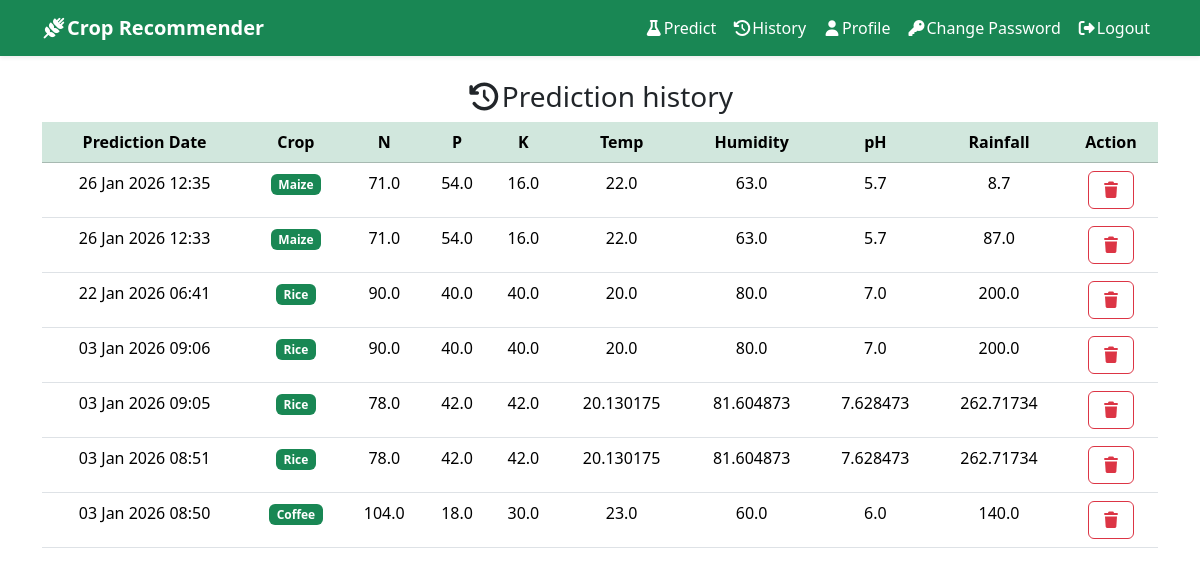
The page /user_history/ (signed in) on the database its author committed.
### recommender/models.py (models this page shows, shortened)
class Prediction(models.Model):
    user = models.ForeignKey(User,on_delete=models.CASCADE,related_name='predictions')
    N = models.FloatField()
    P = models.FloatField()
    K = models.FloatField()
    temperature = models.FloatField()
    humidity = models.FloatField()
    ph = models.FloatField()
    rainfall = models.FloatField()
    prediction_label=models.CharField(max_length=100)
    created_at = models.DateTimeField(auto_now_add=True)
    class Meta:
        ordering = ['-created_at']

### recommender/views.py (the view)
# urls.py: path('user_history/',user_history_view,name='user_history'),
@login_required
def user_history_view(request):
    prediction = Prediction.objects.filter(user=request.user)
    return render(request,"history.html",locals())

### recommender/templates/history.html (shortened to what this page needs)
 {% extends "base.html" %}
{% load static %}
 {% block content %}
<div class="text-center">
   <h3><i class="fa-solid fa-clock-rotate-left"></i>Prediction history
   </h3>
   <table class="table">
    <thead class="table-success">
        <tr>
            <th>Prediction Date</th>
            <th>Crop</th>
            <th>N</th>
            <th>P</th>
            <th>K</th>
            <th>Temp</th>
            <th>Humidity</th>
            <th>pH</th>
            <th>Rainfall</th>
            <th>Action</th>
        </tr>
    </thead>
    <tbody>
        {% for p in prediction %}
         <tr>
            <td>{{p.created_at|date:"d M Y H:i"}}</td>
            <td><span class="badge bg-success">{{p.prediction_label|title}}</span></td>
            <td>{{p.N}}</td>
            <td>{{p.P}}</td>
            <td>{{p.K}}</td>
            <td>{{p.temperature}}</td>
            <td>{{p.humidity}}</td>
            <td>{{p.ph}}</td>
            <td>{{p.rainfall}}</td>
            <td><a href="{% url 'user_delete_prediction' p.id %}" class="btn btn-outline-danger"
                 onclick="return confirm('Delete this entry? This cannot be undone')">
                <i class="fa-solid fa-trash"></i>
            </a></td>
        </tr>
        {% endfor %}
    </tbody>
   </table>
</div>
{% endblock  %}

### recommender/templates/base.html (shortened to what this page needs)
<!DOCTYPE html>
<html lang="en">
<head>
    <link rel="stylesheet" href="https://cdn.jsdelivr.net/npm/bootstrap@5.3.8/dist/css/bootstrap.min.css">
    <link rel="stylesheet" href="https://cdnjs.cloudflare.com/ajax/libs/font-awesome/7.0.1/css/all.min.css"  />
    <link rel="stylesheet" href="static/css/style.css"  />
</head>
<body>
<nav class="navbar navbar-expand-lg navbar-dark bg-success shadow-sm">
  <div class="container">
    <a class="navbar-brand fw-bold" href="#"><i class="fa-solid fa-wheat-awn"></i>Crop Recommender</a>
    <div class="collapse navbar-collapse" id="abc">
      <ul class="navbar-nav ms-auto ">
        {% if user.is_authenticated and not user.is_staff %}
        <li class="nav-item">
          <a class="nav-link active" aria-current="page" href="{% url 'predict' %}"><i class="fa-solid fa-flask"></i>Predict</a>
        </li>
        <li class="nav-item">
          <a class="nav-link active" aria-current="page" href="{% url 'user_history' %}"><i class="fa-solid fa-clock-rotate-left"></i>History</a>
        </li>
        <li class="nav-item">
          <a class="nav-link active" aria-current="page" href="{% url 'profile' %}"><i class="fa-solid fa-user"></i>Profile</a>
        </li>
        <li class="nav-item">
          <a class="nav-link active" aria-current="page" href="{% url 'change_password' %}"><i class="fa-solid fa-key"></i>Change Password</a>
        </li>
        <li class="nav-item">
          <a class="nav-link active" aria-current="page" href="{% url 'logout' %}"><i class="fa-solid fa-right-from-bracket"></i>Logout</a>
        </li>
         {% endif %}
      </ul>
    </div>
  </div>
</nav>
    <main class="container py-4">
         {% block content %}{% endblock %}
    </main>
</body>
</html>

### rows shown on the page
Prediction: created_at "26 Jan 2026 12:35", prediction_label "Maize", N "71.0", P "54.0", K "16.0", temperature "22.0", humidity "63.0", ph "5.7", rainfall "8.7"
Prediction: created_at "26 Jan 2026 12:33", prediction_label "Maize", N "71.0", P "54.0", K "16.0", temperature "22.0", humidity "63.0", ph "5.7", rainfall "87.0"
Prediction: created_at "22 Jan 2026 06:41", prediction_label "Rice", N "90.0", P "40.0", K "40.0", temperature "20.0", humidity "80.0", ph "7.0", rainfall "200.0"
Prediction: created_at "03 Jan 2026 09:06", prediction_label "Rice", N "90.0", P "40.0", K "40.0", temperature "20.0", humidity "80.0", ph "7.0", rainfall "200.0"
Prediction: created_at "03 Jan 2026 09:05", prediction_label "Rice", N "78.0", P "42.0", K "42.0", temperature "20.130175", humidity "81.604873", ph "7.628473", rainfall "262.71734"
Prediction: created_at "03 Jan 2026 08:51", prediction_label "Rice", N "78.0", P "42.0", K "42.0", temperature "20.130175", humidity "81.604873", ph "7.628473", rainfall "262.71734"
Prediction: created_at "03 Jan 2026 08:50", prediction_label "Coffee", N "104.0", P "18.0", K "30.0", temperature "23.0", humidity "60.0", ph "6.0", rainfall "140.0"
